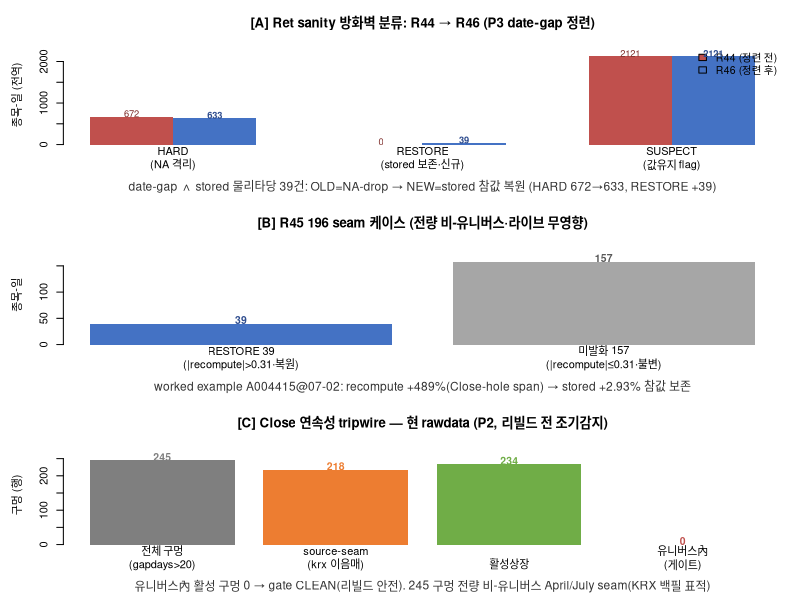

The R source for this figure:
# make_r46_chart.R — R46 무결성 라인 완결 차트 (텔레그램 첨부·시각화 전용, 수치는 계약값)
suppressWarnings(suppressMessages(library(data.table)))
OUT <- "C:/Users/99922/OneDrive/Quant_Module_Moltbot/stage_artifacts/WT_D20260715_015"
png(file.path(OUT,"chart_r46_integrity.png"), width=1280, height=1360, res=140)
par(mfrow=c(3,1), mar=c(4.2,4.8,3.4,1.4), family="sans")

# ── Panel A: 방화벽 분류 R44 → R46 (date-gap seam 39건 = NA-drop → stored 보존) ──
cats <- c("HARD\n(NA 격리)","RESTORE\n(stored 보존·신규)","SUSPECT\n(값유지 flag)")
r44 <- c(672, 0, 2121); r46 <- c(633, 39, 2121)
m <- rbind(r44, r46)
bp <- barplot(m, beside=TRUE, names.arg=cats, col=c("#c0504d","#4472c4"),
              ylim=c(0,2400), border=NA, ylab="종목-일 (전역)",
              main="[A] Ret sanity 방화벽 분류: R44 → R46 (P3 date-gap 정련)")
legend("topright", c("R44 (정련 전)","R46 (정련 후)"), fill=c("#c0504d","#4472c4"), bty="n", cex=0.95)
text(bp[1,], m[1,]+70, m[1,], cex=0.85, col="#7f2f2c")
text(bp[2,], m[2,]+70, m[2,], cex=0.85, col="#2f4d8f", font=2)
mtext("date-gap ∧ stored 물리타당 39건: OLD=NA-drop → NEW=stored 참값 복원 (HARD 672→633, RESTORE +39)",
      side=1, line=2.7, cex=0.72, col="#333333")

# ── Panel B: R45 196 seam 케이스 처리 결과 (RESTORE vs 미발화) ──
b <- c(39, 157)
bcol <- c("#4472c4","#a6a6a6")
bp2 <- barplot(b, names.arg=c("RESTORE 39\n(|recompute|>0.31·복원)","미발화 157\n(|recompute|≤0.31·불변)"),
               col=bcol, border=NA, ylim=c(0,190), ylab="종목-일",
               main="[B] R45 196 seam 케이스 (전량 비-유니버스·라이브 무영향)")
text(bp2, b+8, b, cex=0.95, font=2, col=c("#2f4d8f","#595959"))
mtext("worked example A004415@07-02: recompute +489%(Close-hole span) → stored +2.93% 참값 보존",
      side=1, line=2.7, cex=0.72, col="#333333")

# ── Panel C: Close 연속성 tripwire (현 rawdata, gate clean) ──
tw <- c(245, 218, 234, 0)
tcol <- c("#7f7f7f","#ed7d31","#70ad47","#c0504d")
bp3 <- barplot(tw, names.arg=c("전체 구멍\n(gapdays>20)","source-seam\n(krx 이음매)","활성상장","유니버스內\n(게이트)"),
               col=tcol, border=NA, ylim=c(0,290), ylab="구멍 (행)",
               main="[C] Close 연속성 tripwire — 현 rawdata (P2, 리빌드 전 조기감지)")
text(bp3, tw+10, tw, cex=0.95, font=2, col=tcol)
mtext("유니버스內 활성 구멍 0 → gate CLEAN(리빌드 안전). 245 구멍 전량 비-유니버스 April/July seam(KRX 백필 표적)",
      side=1, line=2.7, cex=0.72, col="#333333")

dev.off()
cat("chart written:", file.path(OUT,"chart_r46_integrity.png"), "\n")
